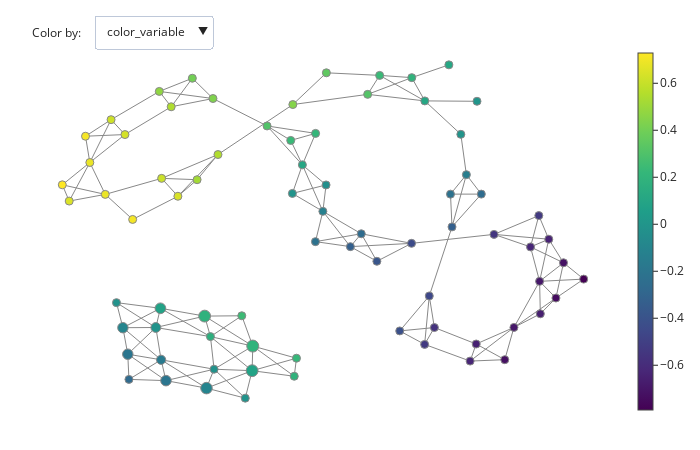

The notebook cell this image was saved under:
### Code cell
fig = plot_static_mapper_graph(
    pipe, data, layout="fruchterman_reingold", color_by_columns_dropdown=True
)
fig.show(config={'scrollZoom': True})

### Figure 1 — Plotly figure (JSON) as saved in the notebook; plotly's stock layout.template omitted (floating-point values rounded to 4 significant figures; data arrays with more than 128 entries replaced by an {"elided": "..."} marker saying what was removed)
{"data": [{"hoverinfo": "none", "line": {"color": "#888", "width": 1}, "mode": "lines", "name": "edge_trace", "type": "scatter", "uid": "daa313f6-864a-427b-b6e1-3ed015fda674", "x": {"elided": "465 float values"}, "y": {"elided": "465 float values"}}, {"hoverinfo": "text", "hovertext": ["Node ID: 0<br>Node size: 12<br>Summary statistic: -0.725", "Node ID: 1<br>Node size: 78<br>Summary statistic: -0.65", "Node ID: 2<br>Node size: 99<br>Summary statistic: -0.564", "Node ID: 3<br>Node size: 103<br>Summary statistic: -0.456", "Node ID: 4<br>Node size: 87<br>Summary statistic: -0.326", "Node ID: 5<br>Node size: 28<br>Summary statistic: -0.22", "Node ID: 6<br>Node size: 1<br>Summary statistic: -0.79", "Node ID: 7<br>Node size: 46<br>Summary statistic: -0.741", "Node ID: 8<br>Node size: 105<br>Summary statistic: -0.691", "Node ID: 9<br>Node size: 39<br>Summary statistic: -0.632", "Node ID: 10<br>Node size: 7<br>Summary statistic: -0.529", "Node ID: 11<br>Node size: 5<br>Summary statistic: -0.416", "Node ID: 12<br>Node size: 33<br>Summary statistic: -0.257", "Node ID: 13<br>Node size: 100<br>Summary statistic: -0.141", "Node ID: 14<br>Node size: 55<br>Summary statistic: -0.00904", "Node ID: 15<br>Node size: 1<br>Summary statistic: 0.111", "Node ID: 16<br>Node size: 17<br>Summary statistic: -0.718", "Node ID: 17<br>Node size: 108<br>Summary statistic: -0.692", "Node ID: 18<br>Node size: 11<br>Summary statistic: -0.657", "Node ID: 19<br>Node size: 1<br>Summary statistic: 0.00215", "Node ID: 20<br>Node size: 116<br>Summary statistic: 0.106", "Node ID: 21<br>Node size: 28<br>Summary statistic: 0.191", "Node ID: 22<br>Node size: 63<br>Summary statistic: -0.641", "Node ID: 23<br>Node size: 53<br>Summary statistic: -0.627", "Node ID: 24<br>Node size: 31<br>Summary statistic: -0.266", "Node ID: 25<br>Node size: 254<br>Summary statistic: -0.199", "Node ID: 26<br>Node size: 301<br>Summary statistic: -0.101", "Node ID: 27<br>Node size: 58<br>Summary statistic: -0.0136", "Node ID: 28<br>Node size: 31<br>Summary statistic: 0.234", "Node ID: 29<br>Node size: 87<br>Summary statistic: 0.313", "Node ID: 30<br>Node size: 105<br>Summary statistic: -0.549", "Node ID: 31<br>Node size: 17<br>Summary statistic: -0.53", "Node ID: 32<br>Node size: 248<br>Summary statistic: -0.197", "Node ID: 33<br>Node size: 193<br>Summary statistic: -0.169", "Node ID: 34<br>Node size: 126<br>Summary statistic: -0.0204", "Node ID: 35<br>Node size: 318<br>Summary statistic: 0.0846", "Node ID: 36<br>Node size: 2<br>Summary statistic: 0.189", "Node ID: 37<br>Node size: 3<br>Summary statistic: 0.348", "Node ID: 38<br>Node size: 105<br>Summary statistic: 0.443", "Node ID: 39<br>Node size: 93<br>Summary statistic: -0.443", "Node ID: 40<br>Node size: 14<br>Summary statistic: -0.384", "Node ID: 41<br>Node size: 247<br>Summary statistic: -0.1", "Node ID: 42<br>Node size: 221<br>Summary statistic: -0.0118", "Node ID: 43<br>Node size: 117<br>Summary statistic: 0.165", "Node ID: 44<br>Node size: 327<br>Summary statistic: 0.195", "Node ID: 45<br>Node size: 2<br>Summary statistic: 0.224", "Node ID: 46<br>Node size: 3<br>Summary statistic: 0.518", "Node ID: 47<br>Node size: 103<br>Summary statistic: 0.549", "Node ID: 48<br>Node size: 63<br>Summary statistic: -0.325", "Node ID: 49<br>Node size: 52<br>Summary statistic: -0.26", "Node ID: 50<br>Node size: 26<br>Summary statistic: -0.016", "Node ID: 51<br>Node size: 260<br>Summary statistic: 0.0819", "Node ID: 52<br>Node size: 318<br>Summary statistic: 0.185", "Node ID: 53<br>Node size: 65<br>Summary statistic: 0.244", "Node ID: 54<br>Node size: 23<br>Summary statistic: 0.61", "Node ID: 55<br>Node size: 95<br>Summary statistic: 0.642", "Node ID: 56<br>Node size: 10<br>Summary statistic: -0.217", "Node ID: 57<br>Node size: 101<br>Summary statistic: -0.129", "Node ID: 58<br>Node size: 8<br>Summary statistic: -0.0353", "Node ID: 59<br>Node size: 7<br>Summary statistic: 0.648", "Node ID: 60<br>Node size: 99<br>Summary statistic: 0.686", "Node ID: 61<br>Node size: 28<br>Summary statistic: 0.708", "Node ID: 62<br>Node size: 48<br>Summary statistic: -0.00824", "Node ID: 63<br>Node size: 107<br>Summary statistic: 0.109", "Node ID: 64<br>Node size: 45<br>Summary statistic: 0.234", "Node ID: 65<br>Node size: 8<br>Summary statistic: 0.401", "Node ID: 66<br>Node size: 7<br>Summary statistic: 0.473", "Node ID: 67<br>Node size: 29<br>Summary statistic: 0.615", "Node ID: 68<br>Node size: 100<br>Summary statistic: 0.684", "Node ID: 69<br>Node size: 55<br>Summary statistic: 0.729", "Node ID: 70<br>Node size: 18<br>Summary statistic: 0.214", "Node ID: 71<br>Node size: 77<br>Summary statistic: 0.305", "Node ID: 72<br>Node size: 92<br>Summary statistic: 0.431", "Node ID: 73<br>Node size: 107<br>Summary statistic: 0.545", "Node ID: 74<br>Node size: 83<br>Summary statistic: 0.633", "Node ID: 75<br>Node size: 24<br>Summary statistic: 0.712"], "marker": {"color": [-0.7255, -0.6505, -0.5638, -0.456, -0.3259, -0.2203, -0.7905, -0.7408, -0.6913, -0.6319, -0.529, -0.4165, -0.2572, -0.141, -0.00904, 0.111, -0.7175, -0.6924, -0.6568, 0.00215, 0.1056, 0.1911, -0.6414, -0.6266, -0.2659, -0.1992, -0.1005, -0.01364, 0.2339, 0.313, -0.5492, -0.5296, -0.1966, -0.1689, -0.02037, 0.08459, 0.1887, 0.3481, 0.443, -0.4428, -0.3841, -0.1001, -0.01185, 0.1655, 0.1951, 0.2244, 0.5176, 0.5495, -0.3253, -0.2598, -0.01597, 0.08187, 0.1849, 0.244, 0.6104, 0.6417, -0.2168, -0.1293, -0.03531, 0.6482, 0.686, 0.7079, -0.00824, 0.1088, 0.2343, 0.4015, 0.4727, 0.6152, 0.6836, 0.7288, 0.2137, 0.3046, 0.4306, 0.5455, 0.6329, 0.7119], "colorbar": {"thickness": 15, "title": {"side": "right", "text": ""}, "xanchor": "left"}, "colorscale": [[0, "#440154"], [0.1111, "#482878"], [0.2222, "#3e4989"], [0.3333, "#31688e"], [0.4444, "#26828e"], [0.5556, "#1f9e89"], [0.6667, "#35b779"], [0.7778, "#6ece58"], [0.8889, "#b5de2b"], [1, "#fde725"]], "line": {"color": "#888", "width": 1}, "opacity": 1, "reversescale": false, "showscale": true, "size": [12, 78, 99, 103, 87, 28, 1, 46, 105, 39, 7, 5, 33, 100, 55, 1, 17, 108, 11, 1, 116, 28, 63, 53, 31, 254, 301, 58, 31, 87, 105, 17, 248, 193, 126, 318, 2, 3, 105, 93, 14, 247, 221, 117, 327, 2, 3, 103, 63, 52, 26, 260, 318, 65, 23, 95, 10, 101, 8, 7, 99, 28, 48, 107, 45, 8, 7, 29, 100, 55, 18, 77, 92, 107, 83, 24], "sizemin": 4, "sizemode": "area", "sizeref": 4.542}, "mode": "markers", "name": "node_trace", "type": "scatter", "uid": "6c89023e-fc12-4cec-ba31-2a9638659e6e", "x": [5.177, 4.426, 3.328, 3.193, 3.791, 3.751, 7.251, 6.522, 5.418, 4.266, 3.071, 2.417, 4.561, 4.169, 4.023, 3.709, 6.721, 6.092, 6.112, 4.447, 3.076, 2.733, 6.334, 5.853, -4.698, -3.725, -2.661, -1.642, 1.889, 1.574, 4.895, 6.072, -4.729, -3.853, -2.461, -1.462, -0.355, 0.49, -0.3916, 2.727, 1.817, -4.857, -3.992, -2.557, -1.444, -0.2962, -2.907, -2.359, 1.12, 1.407, -5.026, -3.871, -2.709, -1.733, -3.839, -3.412, 0.2024, 0.3976, 0.4813, -6.268, -5.32, -4.601, -0.4035, -0.1407, -0.4469, -3.033, -3.9, -5.168, -5.726, -6.449, 0.2057, -1.069, -2.49, -3.588, -4.803, -5.84], "y": [-3.774, -3.165, -2.526, -1.298, 1.382, 2.655, -0.6454, -1.38, -2.521, -3.828, -3.18, -2.657, 2.655, 3.41, 4.977, 7.675, -0.0106, -0.7319, -1.993, 6.26, 6.275, 7.179, 0.9041, 0.6047, -4.539, -4.588, -4.879, -5.268, 7.265, 6.529, 1.092, 1.822, -3.561, -3.779, -4.144, -4.201, -4.417, 7.366, 6.134, 0.7433, 0.04667, -2.532, -2.524, -2.878, -3.245, -3.717, 3.215, 4.192, 0.616, 1.116, -1.559, -1.778, -2.082, -2.069, 3.267, 2.572, 0.8101, 1.985, 3.012, 2.385, 2.645, 1.672, 2.682, 3.791, 4.741, 7.155, 6.643, 5.546, 3.883, 3.016, 5.014, 5.302, 6.367, 6.047, 4.968, 4.903]}], "layout": {"annotations": [{"align": "left", "showarrow": false, "text": "Color by:", "x": 0, "xref": "paper", "y": 1.055, "yref": "paper"}], "autosize": false, "height": 450, "hovermode": "closest", "margin": {"b": 20, "l": 5, "r": 5, "t": 40}, "showlegend": false, "title": {"text": ""}, "updatemenus": [{"buttons": [{"args": [{"hoverlabel.bgcolor": [null, null], "hovertext": [null, ["Node ID: 0<br>Node size: 12<br>Summary statistic: -0.725", "Node ID: 1<br>Node size: 78<br>Summary statistic: -0.65", "Node ID: 2<br>Node size: 99<br>Summary statistic: -0.564", "Node ID: 3<br>Node size: 103<br>Summary statistic: -0.456", "Node ID: 4<br>Node size: 87<br>Summary statistic: -0.326", "Node ID: 5<br>Node size: 28<br>Summary statistic: -0.22", "Node ID: 6<br>Node size: 1<br>Summary statistic: -0.79", "Node ID: 7<br>Node size: 46<br>Summary statistic: -0.741", "Node ID: 8<br>Node size: 105<br>Summary statistic: -0.691", "Node ID: 9<br>Node size: 39<br>Summary statistic: -0.632", "Node ID: 10<br>Node size: 7<br>Summary statistic: -0.529", "Node ID: 11<br>Node size: 5<br>Summary statistic: -0.416", "Node ID: 12<br>Node size: 33<br>Summary statistic: -0.257", "Node ID: 13<br>Node size: 100<br>Summary statistic: -0.141", "Node ID: 14<br>Node size: 55<br>Summary statistic: -0.00904", "Node ID: 15<br>Node size: 1<br>Summary statistic: 0.111", "Node ID: 16<br>Node size: 17<br>Summary statistic: -0.718", "Node ID: 17<br>Node size: 108<br>Summary statistic: -0.692", "Node ID: 18<br>Node size: 11<br>Summary statistic: -0.657", "Node ID: 19<br>Node size: 1<br>Summary statistic: 0.00215", "Node ID: 20<br>Node size: 116<br>Summary statistic: 0.106", "Node ID: 21<br>Node size: 28<br>Summary statistic: 0.191", "Node ID: 22<br>Node size: 63<br>Summary statistic: -0.641", "Node ID: 23<br>Node size: 53<br>Summary statistic: -0.627", "Node ID: 24<br>Node size: 31<br>Summary statistic: -0.266", "Node ID: 25<br>Node size: 254<br>Summary statistic: -0.199", "Node ID: 26<br>Node size: 301<br>Summary statistic: -0.101", "Node ID: 27<br>Node size: 58<br>Summary statistic: -0.0136", "Node ID: 28<br>Node size: 31<br>Summary statistic: 0.234", "Node ID: 29<br>Node size: 87<br>Summary statistic: 0.313", "Node ID: 30<br>Node size: 105<br>Summary statistic: -0.549", "Node ID: 31<br>Node size: 17<br>Summary statistic: -0.53", "Node ID: 32<br>Node size: 248<br>Summary statistic: -0.197", "Node ID: 33<br>Node size: 193<br>Summary statistic: -0.169", "Node ID: 34<br>Node size: 126<br>Summary statistic: -0.0204", "Node ID: 35<br>Node size: 318<br>Summary statistic: 0.0846", "Node ID: 36<br>Node size: 2<br>Summary statistic: 0.189", "Node ID: 37<br>Node size: 3<br>Summary statistic: 0.348", "Node ID: 38<br>Node size: 105<br>Summary statistic: 0.443", "Node ID: 39<br>Node size: 93<br>Summary statistic: -0.443", "Node ID: 40<br>Node size: 14<br>Summary statistic: -0.384", "Node ID: 41<br>Node size: 247<br>Summary statistic: -0.1", "Node ID: 42<br>Node size: 221<br>Summary statistic: -0.0118", "Node ID: 43<br>Node size: 117<br>Summary statistic: 0.165", "Node ID: 44<br>Node size: 327<br>Summary statistic: 0.195", "Node ID: 45<br>Node size: 2<br>Summary statistic: 0.224", "Node ID: 46<br>Node size: 3<br>Summary statistic: 0.518", "Node ID: 47<br>Node size: 103<br>Summary statistic: 0.549", "Node ID: 48<br>Node size: 63<br>Summary statistic: -0.325", "Node ID: 49<br>Node size: 52<br>Summary statistic: -0.26", "Node ID: 50<br>Node size: 26<br>Summary statistic: -0.016", "Node ID: 51<br>Node size: 260<br>Summary statistic: 0.0819", "Node ID: 52<br>Node size: 318<br>Summary statistic: 0.185", "Node ID: 53<br>Node size: 65<br>Summary statistic: 0.244", "Node ID: 54<br>Node size: 23<br>Summary statistic: 0.61", "Node ID: 55<br>Node size: 95<br>Summary statistic: 0.642", "Node ID: 56<br>Node size: 10<br>Summary statistic: -0.217", "Node ID: 57<br>Node size: 101<br>Summary statistic: -0.129", "Node ID: 58<br>Node size: 8<br>Summary statistic: -0.0353", "Node ID: 59<br>Node size: 7<br>Summary statistic: 0.648", "Node ID: 60<br>Node size: 99<br>Summary statistic: 0.686", "Node ID: 61<br>Node size: 28<br>Summary statistic: 0.708", "Node ID: 62<br>Node size: 48<br>Summary statistic: -0.00824", "Node ID: 63<br>Node size: 107<br>Summary statistic: 0.109", "Node ID: 64<br>Node size: 45<br>Summary statistic: 0.234", "Node ID: 65<br>Node size: 8<br>Summary statistic: 0.401", "Node ID: 66<br>Node size: 7<br>Summary statistic: 0.473", "Node ID: 67<br>Node size: 29<br>Summary statistic: 0.615", "Node ID: 68<br>Node size: 100<br>Summary statistic: 0.684", "Node ID: 69<br>Node size: 55<br>Summary statistic: 0.729", "Node ID: 70<br>Node size: 18<br>Summary statistic: 0.214", "Node ID: 71<br>Node size: 77<br>Summary statistic: 0.305", "Node ID: 72<br>Node size: 92<br>Summary statistic: 0.431", "Node ID: 73<br>Node size: 107<br>Summary statistic: 0.545", "Node ID: 74<br>Node size: 83<br>Summary statistic: 0.633", "Node ID: 75<br>Node size: 24<br>Summary statistic: 0.712"]], "marker.color": [null, [-0.7255, -0.6505, -0.5638, -0.456, -0.3259, -0.2203, -0.7905, -0.7408, -0.6913, -0.6319, -0.529, -0.4165, -0.2572, -0.141, -0.00904, 0.111, -0.7175, -0.6924, -0.6568, 0.00215, 0.1056, 0.1911, -0.6414, -0.6266, -0.2659, -0.1992, -0.1005, -0.01364, 0.2339, 0.313, -0.5492, -0.5296, -0.1966, -0.1689, -0.02037, 0.08459, 0.1887, 0.3481, 0.443, -0.4428, -0.3841, -0.1001, -0.01185, 0.1655, 0.1951, 0.2244, 0.5176, 0.5495, -0.3253, -0.2598, -0.01597, 0.08187, 0.1849, 0.244, 0.6104, 0.6417, -0.2168, -0.1293, -0.03531, 0.6482, 0.686, 0.7079, -0.00824, 0.1088, 0.2343, 0.4015, 0.4727, 0.6152, 0.6836, 0.7288, 0.2137, 0.3046, 0.4306, 0.5455, 0.6329, 0.7119]]}], "label": "color_variable", "method": "restyle"}, {"args": [{"hovertext": [null, ["Node ID: 0<br>Node size: 12<br>Summary statistic: -0.927", "Node ID: 1<br>Node size: 78<br>Summary statistic: -0.955", "Node ID: 2<br>Node size: 99<br>Summary statistic: -0.985", "Node ID: 3<br>Node size: 103<br>Summary statistic: -0.995", "Node ID: 4<br>Node size: 87<br>Summary statistic: -0.962", "Node ID: 5<br>Node size: 28<br>Summary statistic: -0.921", "Node ID: 6<br>Node size: 1<br>Summary statistic: -0.667", "Node ID: 7<br>Node size: 46<br>Summary statistic: -0.728", "Node ID: 8<br>Node size: 105<br>Summary statistic: -0.799", "Node ID: 9<br>Node size: 39<br>Summary statistic: -0.861", "Node ID: 10<br>Node size: 7<br>Summary statistic: -0.894", "Node ID: 11<br>Node size: 5<br>Summary statistic: -0.909", "Node ID: 12<br>Node size: 33<br>Summary statistic: -0.878", "Node ID: 13<br>Node size: 100<br>Summary statistic: -0.824", "Node ID: 14<br>Node size: 55<br>Summary statistic: -0.726", "Node ID: 15<br>Node size: 1<br>Summary statistic: -0.679", "Node ID: 16<br>Node size: 17<br>Summary statistic: -0.503", "Node ID: 17<br>Node size: 108<br>Summary statistic: -0.556", "Node ID: 18<br>Node size: 11<br>Summary statistic: -0.643", "Node ID: 19<br>Node size: 1<br>Summary statistic: -0.661", "Node ID: 20<br>Node size: 116<br>Summary statistic: -0.58", "Node ID: 21<br>Node size: 28<br>Summary statistic: -0.524", "Node ID: 22<br>Node size: 63<br>Summary statistic: -0.318", "Node ID: 23<br>Node size: 53<br>Summary statistic: -0.369", "Node ID: 24<br>Node size: 31<br>Summary statistic: -0.257", "Node ID: 25<br>Node size: 254<br>Summary statistic: -0.28", "Node ID: 26<br>Node size: 301<br>Summary statistic: -0.287", "Node ID: 27<br>Node size: 58<br>Summary statistic: -0.264", "Node ID: 28<br>Node size: 31<br>Summary statistic: -0.385", "Node ID: 29<br>Node size: 87<br>Summary statistic: -0.323", "Node ID: 30<br>Node size: 105<br>Summary statistic: -0.101", "Node ID: 31<br>Node size: 17<br>Summary statistic: -0.145", "Node ID: 32<br>Node size: 248<br>Summary statistic: -0.098", "Node ID: 33<br>Node size: 193<br>Summary statistic: -0.156", "Node ID: 34<br>Node size: 126<br>Summary statistic: -0.183", "Node ID: 35<br>Node size: 318<br>Summary statistic: -0.108", "Node ID: 36<br>Node size: 2<br>Summary statistic: -0.0551", "Node ID: 37<br>Node size: 3<br>Summary statistic: -0.172", "Node ID: 38<br>Node size: 105<br>Summary statistic: -0.107", "Node ID: 39<br>Node size: 93<br>Summary statistic: 0.108", "Node ID: 40<br>Node size: 14<br>Summary statistic: 0.143", "Node ID: 41<br>Node size: 247<br>Summary statistic: 0.0995", "Node ID: 42<br>Node size: 221<br>Summary statistic: 0.159", "Node ID: 43<br>Node size: 117<br>Summary statistic: 0.191", "Node ID: 44<br>Node size: 327<br>Summary statistic: 0.114", "Node ID: 45<br>Node size: 2<br>Summary statistic: 0.0204", "Node ID: 46<br>Node size: 3<br>Summary statistic: 0.16", "Node ID: 47<br>Node size: 103<br>Summary statistic: 0.109", "Node ID: 48<br>Node size: 63<br>Summary statistic: 0.322", "Node ID: 49<br>Node size: 52<br>Summary statistic: 0.364", "Node ID: 50<br>Node size: 26<br>Summary statistic: 0.241", "Node ID: 51<br>Node size: 260<br>Summary statistic: 0.28", "Node ID: 52<br>Node size: 318<br>Summary statistic: 0.286", "Node ID: 53<br>Node size: 65<br>Summary statistic: 0.246", "Node ID: 54<br>Node size: 23<br>Summary statistic: 0.371", "Node ID: 55<br>Node size: 95<br>Summary statistic: 0.332", "Node ID: 56<br>Node size: 10<br>Summary statistic: 0.505", "Node ID: 57<br>Node size: 101<br>Summary statistic: 0.565", "Node ID: 58<br>Node size: 8<br>Summary statistic: 0.616", "Node ID: 59<br>Node size: 7<br>Summary statistic: 0.667", "Node ID: 60<br>Node size: 99<br>Summary statistic: 0.582", "Node ID: 61<br>Node size: 28<br>Summary statistic: 0.507", "Node ID: 62<br>Node size: 48<br>Summary statistic: 0.725", "Node ID: 63<br>Node size: 107<br>Summary statistic: 0.804", "Node ID: 64<br>Node size: 45<br>Summary statistic: 0.872", "Node ID: 65<br>Node size: 8<br>Summary statistic: 0.89", "Node ID: 66<br>Node size: 7<br>Summary statistic: 0.89", "Node ID: 67<br>Node size: 29<br>Summary statistic: 0.869", "Node ID: 68<br>Node size: 100<br>Summary statistic: 0.815", "Node ID: 69<br>Node size: 55<br>Summary statistic: 0.745", "Node ID: 70<br>Node size: 18<br>Summary statistic: 0.93", "Node ID: 71<br>Node size: 77<br>Summary statistic: 0.959", "Node ID: 72<br>Node size: 92<br>Summary statistic: 0.995", "Node ID: 73<br>Node size: 107<br>Summary statistic: 0.992", "Node ID: 74<br>Node size: 83<br>Summary statistic: 0.963", "Node ID: 75<br>Node size: 24<br>Summary statistic: 0.933"]], "marker.color": [null, [-0.9274, -0.9553, -0.9845, -0.9951, -0.962, -0.9207, -0.6668, -0.7278, -0.7994, -0.8606, -0.8941, -0.9088, -0.8779, -0.8244, -0.7258, -0.6794, -0.503, -0.5561, -0.6425, -0.6614, -0.5804, -0.5245, -0.3181, -0.3686, -0.257, -0.2804, -0.2872, -0.2642, -0.3852, -0.3234, -0.1009, -0.1451, -0.09803, -0.1556, -0.1833, -0.1075, -0.05508, -0.1724, -0.1074, 0.1079, 0.1431, 0.09953, 0.1595, 0.1911, 0.1143, 0.02037, 0.1598, 0.1093, 0.3215, 0.3642, 0.2413, 0.2795, 0.2865, 0.2463, 0.3712, 0.3323, 0.5045, 0.5645, 0.6165, 0.6673, 0.5818, 0.5067, 0.7252, 0.8035, 0.8717, 0.8899, 0.8902, 0.869, 0.8153, 0.7452, 0.9298, 0.9587, 0.995, 0.9921, 0.9634, 0.9328]]}], "label": "Column 0", "method": "restyle"}, {"args": [{"hovertext": [null, ["Node ID: 0<br>Node size: 12<br>Summary statistic: -0.524", "Node ID: 1<br>Node size: 78<br>Summary statistic: -0.346", "Node ID: 2<br>Node size: 99<br>Summary statistic: -0.143", "Node ID: 3<br>Node size: 103<br>Summary statistic: 0.0831", "Node ID: 4<br>Node size: 87<br>Summary statistic: 0.31", "Node ID: 5<br>Node size: 28<br>Summary statistic: 0.48", "Node ID: 6<br>Node size: 1<br>Summary statistic: -0.914", "Node ID: 7<br>Node size: 46<br>Summary statistic: -0.754", "Node ID: 8<br>Node size: 105<br>Summary statistic: -0.583", "Node ID: 9<br>Node size: 39<br>Summary statistic: -0.403", "Node ID: 10<br>Node size: 7<br>Summary statistic: -0.164", "Node ID: 11<br>Node size: 5<br>Summary statistic: 0.0759", "Node ID: 12<br>Node size: 33<br>Summary statistic: 0.364", "Node ID: 13<br>Node size: 100<br>Summary statistic: 0.542", "Node ID: 14<br>Node size: 55<br>Summary statistic: 0.708", "Node ID: 15<br>Node size: 1<br>Summary statistic: 0.901", "Node ID: 16<br>Node size: 17<br>Summary statistic: -0.932", "Node ID: 17<br>Node size: 108<br>Summary statistic: -0.829", "Node ID: 18<br>Node size: 11<br>Summary statistic: -0.671", "Node ID: 19<br>Node size: 1<br>Summary statistic: 0.666", "Node ID: 20<br>Node size: 116<br>Summary statistic: 0.792", "Node ID: 21<br>Node size: 28<br>Summary statistic: 0.907", "Node ID: 22<br>Node size: 63<br>Summary statistic: -0.965", "Node ID: 23<br>Node size: 53<br>Summary statistic: -0.885", "Node ID: 24<br>Node size: 31<br>Summary statistic: -0.275", "Node ID: 25<br>Node size: 254<br>Summary statistic: -0.118", "Node ID: 26<br>Node size: 301<br>Summary statistic: 0.0861", "Node ID: 27<br>Node size: 58<br>Summary statistic: 0.237", "Node ID: 28<br>Node size: 31<br>Summary statistic: 0.853", "Node ID: 29<br>Node size: 87<br>Summary statistic: 0.949", "Node ID: 30<br>Node size: 105<br>Summary statistic: -0.997", "Node ID: 31<br>Node size: 17<br>Summary statistic: -0.914", "Node ID: 32<br>Node size: 248<br>Summary statistic: -0.295", "Node ID: 33<br>Node size: 193<br>Summary statistic: -0.182", "Node ID: 34<br>Node size: 126<br>Summary statistic: 0.143", "Node ID: 35<br>Node size: 318<br>Summary statistic: 0.277", "Node ID: 36<br>Node size: 2<br>Summary statistic: 0.432", "Node ID: 37<br>Node size: 3<br>Summary statistic: 0.869", "Node ID: 38<br>Node size: 105<br>Summary statistic: 0.993", "Node ID: 39<br>Node size: 93<br>Summary statistic: -0.993", "Node ID: 40<br>Node size: 14<br>Summary statistic: -0.911", "Node ID: 41<br>Node size: 247<br>Summary statistic: -0.3", "Node ID: 42<br>Node size: 221<br>Summary statistic: -0.183", "Node ID: 43<br>Node size: 117<br>Summary statistic: 0.14", "Node ID: 44<br>Node size: 327<br>Summary statistic: 0.276", "Node ID: 45<br>Node size: 2<br>Summary statistic: 0.428", "Node ID: 46<br>Node size: 3<br>Summary statistic: 0.875", "Node ID: 47<br>Node size: 103<br>Summary statistic: 0.99", "Node ID: 48<br>Node size: 63<br>Summary statistic: -0.972", "Node ID: 49<br>Node size: 52<br>Summary statistic: -0.884", "Node ID: 50<br>Node size: 26<br>Summary statistic: -0.273", "Node ID: 51<br>Node size: 260<br>Summary statistic: -0.116", "Node ID: 52<br>Node size: 318<br>Summary statistic: 0.0834", "Node ID: 53<br>Node size: 65<br>Summary statistic: 0.242", "Node ID: 54<br>Node size: 23<br>Summary statistic: 0.85", "Node ID: 55<br>Node size: 95<br>Summary statistic: 0.951", "Node ID: 56<br>Node size: 10<br>Summary statistic: -0.938", "Node ID: 57<br>Node size: 101<br>Summary statistic: -0.823", "Node ID: 58<br>Node size: 8<br>Summary statistic: -0.687", "Node ID: 59<br>Node size: 7<br>Summary statistic: 0.629", "Node ID: 60<br>Node size: 99<br>Summary statistic: 0.79", "Node ID: 61<br>Node size: 28<br>Summary statistic: 0.909", "Node ID: 62<br>Node size: 48<br>Summary statistic: -0.742", "Node ID: 63<br>Node size: 107<br>Summary statistic: -0.586", "Node ID: 64<br>Node size: 45<br>Summary statistic: -0.403", "Node ID: 65<br>Node size: 8<br>Summary statistic: -0.0869", "Node ID: 66<br>Node size: 7<br>Summary statistic: 0.0551", "Node ID: 67<br>Node size: 29<br>Summary statistic: 0.361", "Node ID: 68<br>Node size: 100<br>Summary statistic: 0.552", "Node ID: 69<br>Node size: 55<br>Summary statistic: 0.712", "Node ID: 70<br>Node size: 18<br>Summary statistic: -0.502", "Node ID: 71<br>Node size: 77<br>Summary statistic: -0.349", "Node ID: 72<br>Node size: 92<br>Summary statistic: -0.134", "Node ID: 73<br>Node size: 107<br>Summary statistic: 0.0989", "Node ID: 74<br>Node size: 83<br>Summary statistic: 0.302", "Node ID: 75<br>Node size: 24<br>Summary statistic: 0.491"]], "marker.color": [null, [-0.5236, -0.3456, -0.1431, 0.08313, 0.3102, 0.4802, -0.9142, -0.7538, -0.5832, -0.4033, -0.164, 0.0759, 0.3635, 0.5424, 0.7077, 0.9014, -0.9321, -0.8287, -0.6712, 0.6657, 0.7916, 0.9068, -0.9647, -0.8847, -0.2748, -0.118, 0.08611, 0.2369, 0.8529, 0.9494, -0.9975, -0.9141, -0.2952, -0.1823, 0.1425, 0.2767, 0.4325, 0.8685, 0.9934, -0.9934, -0.9112, -0.2998, -0.1832, 0.1399, 0.2759, 0.4284, 0.8754, 0.9897, -0.9722, -0.8837, -0.2732, -0.1158, 0.08341, 0.2417, 0.8495, 0.9512, -0.9381, -0.8232, -0.6871, 0.6291, 0.7902, 0.9092, -0.7417, -0.5859, -0.403, -0.08689, 0.0551, 0.3615, 0.552, 0.7124, -0.5024, -0.3494, -0.1338, 0.09889, 0.3025, 0.491]]}], "label": "Column 1", "method": "restyle"}], "direction": "down", "pad": {"r": 10, "t": 10}, "showactive": true, "x": 0.11, "xanchor": "left", "y": 1.1, "yanchor": "top"}], "width": 700, "xaxis": {"autorange": true, "range": [-7.299, 8.101], "showgrid": false, "showline": false, "showticklabels": false, "ticks": "", "title": {"text": ""}, "type": "linear", "zeroline": false}, "yaxis": {"autorange": true, "range": [-6.116, 8.523], "showgrid": false, "showline": false, "showticklabels": false, "ticks": "", "title": {"text": ""}, "type": "linear", "zeroline": false}}}
